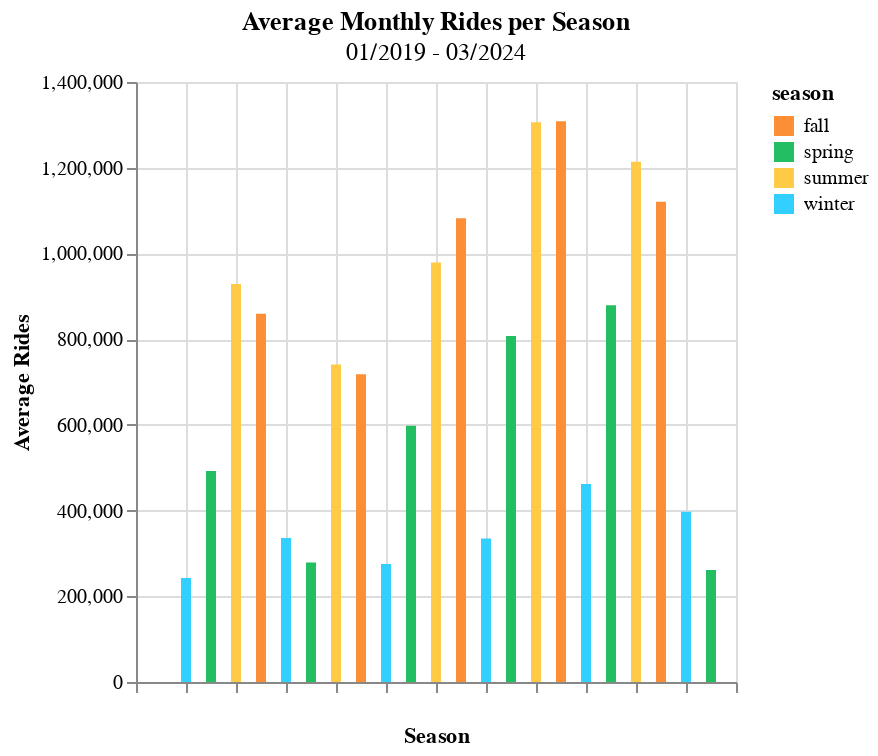

Source (notebook cell):
### Code cell
# Plot seasonal_proportions_per_year() data
df = conn.seasonal_proportions_per_year()
domain = ['fall', 'spring', 'summer', 'winter']
_range = ['#FC8F36', '#23BE61', '#FFCB47', '#33CFFF']

axis_labels = ("datum.label == '999' ? 'Spring' : '' \
               ")

chart = alt.Chart(df).mark_bar().encode(
            y = alt.Y("avg number of rides:Q", title="Average Rides"),
            x =alt.X("id", axis=alt.Axis(title="Season", labelExpr=axis_labels)).sort("y"),
            color=alt.Color("season:N").scale(domain=domain, range=_range)
        ).properties(
            title = {"text": "Average Monthly Rides per Season",
                    "subtitle": "01/2019 - 03/2024"}
        )

chart.show()

### Figure 1 — Vega-Lite specification as saved in the notebook (floating-point values rounded to 4 significant figures)
{"config": {"view": {"continuousWidth": 300, "continuousHeight": 300}}, "data": {"name": "data-d820b7b0fde9c4e1479d395444b0df26"}, "mark": {"type": "bar"}, "encoding": {"color": {"field": "season", "scale": {"domain": ["fall", "spring", "summer", "winter"], "range": ["#FC8F36", "#23BE61", "#FFCB47", "#33CFFF"]}, "type": "nominal"}, "x": {"axis": {"labelExpr": "datum.label == '999' ? 'Spring' : ''                ", "title": "Season"}, "field": "id", "sort": "y", "type": "quantitative"}, "y": {"field": "avg number of rides", "title": "Average Rides", "type": "quantitative"}}, "title": {"text": "Average Monthly Rides per Season", "subtitle": "01/2019 - 03/2024"}, "$schema": "https://vega.github.io/schema/vega-lite/v5.17.0.json", "datasets": {"data-d820b7b0fde9c4e1479d395444b0df26": [{"id": 0, "season": "winter", "year": 2019, "avg sub rides": 220100.0, "avg non sub rides": 22470.0, "avg number of rides": 242500.0}, {"id": 1, "season": "spring", "year": 2019, "avg sub rides": 390800.0, "avg non sub rides": 101300.0, "avg number of rides": 492100.0}, {"id": 2, "season": "summer", "year": 2019, "avg sub rides": 685500.0, "avg non sub rides": 243200.0, "avg number of rides": 928600.0}, {"id": 3, "season": "fall", "year": 2019, "avg sub rides": 692100.0, "avg non sub rides": 167300.0, "avg number of rides": 859400.0}, {"id": 4, "season": "winter", "year": 2020, "avg sub rides": 296100.0, "avg non sub rides": 39740.0, "avg number of rides": 335800.0}, {"id": 5, "season": "spring", "year": 2020, "avg sub rides": 195300.0, "avg non sub rides": 83760.0, "avg number of rides": 279000.0}, {"id": 6, "season": "summer", "year": 2020, "avg sub rides": 493000.0, "avg non sub rides": 247600.0, "avg number of rides": 740600.0}, {"id": 7, "season": "fall", "year": 2020, "avg sub rides": 518700.0, "avg non sub rides": 199300.0, "avg number of rides": 718000.0}, {"id": 8, "season": "winter", "year": 2021, "avg sub rides": 234200.0, "avg non sub rides": 41380.0, "avg number of rides": 275600.0}, {"id": 9, "season": "spring", "year": 2021, "avg sub rides": 409600.0, "avg non sub rides": 188200.0, "avg number of rides": 597800.0}, {"id": 10, "season": "summer", "year": 2021, "avg sub rides": 651500.0, "avg non sub rides": 327300.0, "avg number of rides": 978700.0}, {"id": 11, "season": "fall", "year": 2021, "avg sub rides": 800600.0, "avg non sub rides": 281700.0, "avg number of rides": 1082000.0}, {"id": 12, "season": "winter", "year": 2022, "avg sub rides": 286600.0, "avg non sub rides": 48360.0, "avg number of rides": 335000.0}, {"id": 13, "season": "spring", "year": 2022, "avg sub rides": 577800.0, "avg non sub rides": 229500.0, "avg number of rides": 807300.0}, {"id": 14, "season": "summer", "year": 2022, "avg sub rides": 930400.0, "avg non sub rides": 375900.0, "avg number of rides": 1306000.0}, {"id": 15, "season": "fall", "year": 2022, "avg sub rides": 1044000.0, "avg non sub rides": 264200.0, "avg number of rides": 1309000.0}, {"id": 16, "season": "winter", "year": 2023, "avg sub rides": 382900.0, "avg non sub rides": 79240.0, "avg number of rides": 462200.0}, {"id": 17, "season": "spring", "year": 2023, "avg sub rides": 637300.0, "avg non sub rides": 241800.0, "avg number of rides": 879100.0}, {"id": 18, "season": "summer", "year": 2023, "avg sub rides": 842800.0, "avg non sub rides": 371200.0, "avg number of rides": 1214000.0}, {"id": 19, "season": "fall", "year": 2023, "avg sub rides": 840700.0, "avg non sub rides": 279900.0, "avg number of rides": 1121000.0}, {"id": 20, "season": "winter", "year": 2024, "avg sub rides": 329900.0, "avg non sub rides": 67490.0, "avg number of rides": 397400.0}, {"id": 21, "season": "spring", "year": 2024, "avg sub rides": 203500.0, "avg non sub rides": 57690.0, "avg number of rides": 261200.0}]}}
